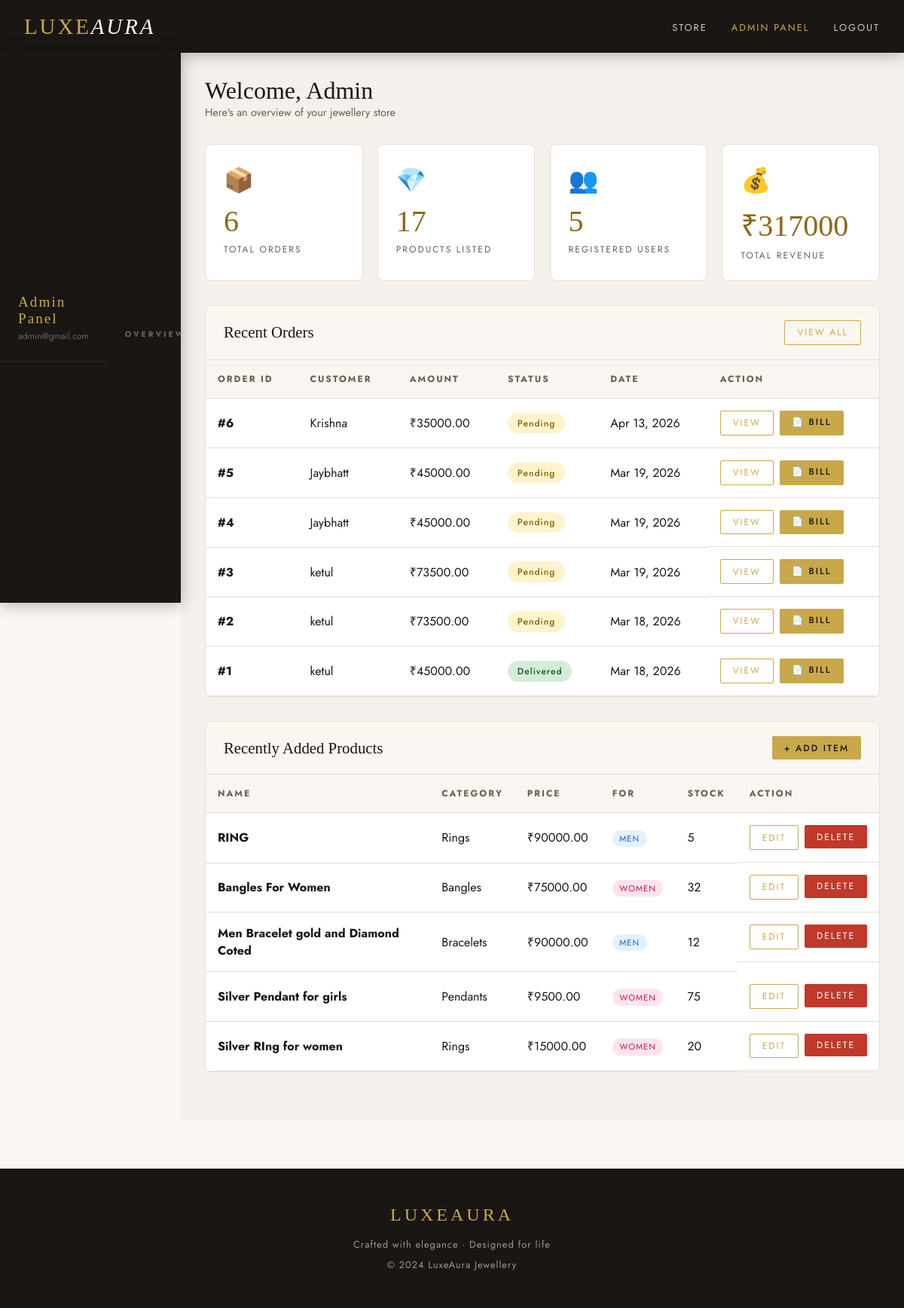
Page /admin-panel/ (signed in) on the committed database.
### store/models.py (models this page shows, shortened)
class Order(models.Model):
    STATUS_CHOICES = (
        ('Pending', 'Pending'),
        ('Shipped', 'Shipped'),
        ('Delivered', 'Delivered'),
    )
    user = models.ForeignKey(User, on_delete=models.CASCADE, related_name='orders')
    total_price = models.DecimalField(max_digits=10, decimal_places=2)
    address = models.TextField()
    status = models.CharField(max_length=20, choices=STATUS_CHOICES, default='Pending')
    payment_method = models.CharField(max_length=30, default='Demo Card')
    payment_id = models.CharField(max_length=30, blank=True, default='')
    created_at = models.DateTimeField(auto_now_add=True)

class Product(models.Model):
    FOR_WHOM_CHOICES = (
        ('Women', 'Women'),
        ('Men', 'Men'),
        ('Both', 'Both'),
    )
    name = models.CharField(max_length=255)
    category = models.ForeignKey(Category, on_delete=models.CASCADE, related_name='products')
    description = models.TextField()
    price = models.DecimalField(max_digits=10, decimal_places=2)
    image = models.ImageField(upload_to='products/', blank=True, null=True)
    stock = models.PositiveIntegerField(default=0)
    for_whom = models.CharField(max_length=10, choices=FOR_WHOM_CHOICES, default='Both')
    created_at = models.DateTimeField(auto_now_add=True)

class Category(models.Model):
    name = models.CharField(max_length=255)
    class Meta:
        verbose_name_plural = "Categories"

### store/views.py (the view)
    def wrapper(request, *args, **kwargs):
        if not request.user.is_authenticated:
            return redirect('login')
        if not request.user.is_staff:
            messages.error(request, 'Access denied. Admin only.')
            return redirect('home')
        return view_func(request, *args, **kwargs)

### store/views.py (called while the page is built)
def staff_required(view_func):
    def wrapper(request, *args, **kwargs):
        if not request.user.is_authenticated:
            return redirect('login')
        if not request.user.is_staff:
            messages.error(request, 'Access denied. Admin only.')
            return redirect('home')
        return view_func(request, *args, **kwargs)
    return wrapper

@staff_required
def admin_dashboard(request):
    total_orders = Order.objects.count()
    total_products = Product.objects.count()
    total_users = User.objects.filter(is_staff=False).count()
    total_revenue = Order.objects.aggregate(Sum('total_price'))['total_price__sum'] or 0
    recent_orders = Order.objects.order_by('-created_at')[:8]
    recent_products = Product.objects.order_by('-created_at')[:5]
    context = {
        'total_orders': total_orders, 'total_products': total_products,
        'total_users': total_users, 'total_revenue': total_revenue,
        'recent_orders': recent_orders, 'recent_products': recent_products,
    }
    return render(request, 'admin_dashboard.html', context)

### templates/admin_dashboard.html (shortened to what this page needs)
{% extends 'base.html' %}
{% block content %}
<div class="admin-layout">
    <nav class="admin-sidebar">
        <div style="padding: 0 1.5rem 1.5rem; border-bottom: 1px solid rgba(255,255,255,0.08);">
            <div style="font-family:'Cormorant Garamond',serif;font-size:1.2rem;color:var(--gold);letter-spacing:2px;">Admin Panel</div>
            <div style="font-size:0.75rem;color:#666;margin-top:0.2rem">{{ request.user.email }}</div>
        </div>
        <h4>Overview</h4>
    </nav>
    <div class="admin-main">
        <div class="admin-header">
            <h1>Welcome, Admin</h1>
            <p>Here's an overview of your jewellery store</p>
        </div>
        <div class="stats-grid">
            <div class="stat-card">
                <div class="stat-icon">📦</div>
                <div class="stat-num">{{ total_orders }}</div>
                <div class="stat-label">Total Orders</div>
            </div>
            <div class="stat-card">
                <div class="stat-icon">💎</div>
                <div class="stat-num">{{ total_products }}</div>
                <div class="stat-label">Products Listed</div>
            </div>
            <div class="stat-card">
                <div class="stat-icon">👥</div>
                <div class="stat-num">{{ total_users }}</div>
                <div class="stat-label">Registered Users</div>
            </div>
            <div class="stat-card">
                <div class="stat-icon">💰</div>
                <div class="stat-num">₹{{ total_revenue|floatformat:0 }}</div>
                <div class="stat-label">Total Revenue</div>
            </div>
        </div>
        <div class="admin-panel">
            <div class="admin-panel-header">
                <h2>Recent Orders</h2>
                <a href="{% url 'admin_orders' %}" class="btn btn-outline btn-sm">View All</a>
            </div>
            <div class="admin-panel-body" style="padding:0">
                {% if recent_orders %}
                <table class="table">
                    <thead>
                        <tr>
                            <th>Order ID</th>
                            <th>Customer</th>
                            <th>Amount</th>
                            <th>Status</th>
                            <th>Date</th>
                            <th>Action</th>
                        </tr>
                    </thead>
                    <tbody>
                        {% for order in recent_orders %}
                        <tr>
                            <td><strong>#{{ order.id }}</strong></td>
                            <td>{{ order.user.username }}</td>
                            <td>₹{{ order.total_price }}</td>
                            <td><span class="status-badge status-{{ order.status|lower }}">{{ order.status }}</span></td>
                            <td>{{ order.created_at|date:"M d, Y" }}</td>
                            <td class="action-row">
                                <a href="{% url 'admin_order_detail' order.id %}" class="btn btn-outline btn-sm">View</a>
                                <a href="{% url 'admin_download_bill' order.id %}" class="btn btn-gold btn-sm">📄 Bill</a>
                            </td>
                        </tr>
                        {% endfor %}
                    </tbody>
                </table>
                {% else %}
                <div style="text-align:center;padding:3rem;color:var(--mid)">No orders yet.</div>
                {% endif %}
            </div>
        </div>
        <div class="admin-panel">
            <div class="admin-panel-header">
                <h2>Recently Added Products</h2>
                <a href="{% url 'admin_add_product' %}" class="btn btn-gold btn-sm">+ Add Item</a>
            </div>
            <div class="admin-panel-body" style="padding:0">
                {% if recent_products %}
                <table class="table">
                    <thead>
                        <tr>
                            <th>Name</th>
                            <th>Category</th>
                            <th>Price</th>
                            <th>For</th>
                            <th>Stock</th>
                            <th>Action</th>
                        </tr>
                    </thead>
                    <tbody>
                        {% for product in recent_products %}
                        <tr>
                            <td><strong>{{ product.name }}</strong></td>
                            <td>{{ product.category.name }}</td>
                            <td>₹{{ product.price }}</td>
                            <td><span class="tag tag-{{ product.for_whom|lower }}">{{ product.for_whom }}</span></td>
                            <td>{{ product.stock }}</td>
                            <td class="action-row">
                                <a href="{% url 'admin_edit_product' product.id %}" class="btn btn-outline btn-sm">Edit</a>
                                <form method="POST" action="{% url 'admin_delete_product' product.id %}" onsubmit="return confirm('Delete this product?')">
                                    <button type="submit" class="btn btn-danger btn-sm">Delete</button>
                                </form>
                            </td>
                        </tr>
                        {% endfor %}
                    </tbody>
                </table>
                {% else %}
                <div style="text-align:center;padding:3rem;color:var(--mid)">No products yet. <a href="{% url 'admin_add_product' %}" style="color:var(--gold)">Add your first item →</a></div>
                {% endif %}
            </div>
        </div>
    </div>
</div>
{% endblock %}

### templates/base.html (style rules this page uses)
:root { --gold: #C9A84C; --gold-light: #E8C97A; --gold-dark: #8B6914; --cream: #FAF7F2; --dark: #1A1614; --charcoal: #2D2926; --mid: #6B5E52; --light-border: #E8DDD0; }
* { margin: 0; padding: 0; box-sizing: border-box; }
body { font-family: 'Jost', sans-serif; background: var(--cream); color: var(--dark); }
nav { background: var(--dark); padding: 0 2rem; display: flex; align-items: center; justify-content: space-between; height: 70px; position: sticky; top: 0; z-index: 1000; box-shadow: 0 2px 20px rgba(0,0,0,0.3); }
.btn { display: inline-block; padding: 0.75rem 2rem; font-size: 0.8rem; letter-spacing: 2px; text-transform: uppercase; font-family: 'Jost', sans-serif; cursor: pointer; border: none; text-decoration: none; transition: all 0.3s; border-radius: 2px; }
.btn-gold { background: var(--gold); color: var(--dark); font-weight: 500; }
.btn-outline { background: transparent; color: var(--gold); border: 1px solid var(--gold); }
.btn-danger { background: #c0392b; color: #fff; }
.btn-sm { padding: 0.4rem 1rem; font-size: 0.75rem; }
.tag { display: inline-block; padding: 0.2rem 0.6rem; font-size: 0.7rem; letter-spacing: 1px; text-transform: uppercase; border-radius: 20px; background: var(--light-border); color: var(--mid); }
.tag-women { background: #fce4ec; color: #c2185b; }
.tag-men { background: #e3f2fd; color: #1565c0; }
.table { width: 100%; border-collapse: collapse; }
.table th, .table td { padding: 1rem; text-align: left; border-bottom: 1px solid var(--light-border); }
.table th { font-size: 0.75rem; letter-spacing: 2px; text-transform: uppercase; color: var(--mid); background: #f9f5f0; }
.status-badge { display: inline-block; padding: 0.3rem 0.8rem; border-radius: 20px; font-size: 0.75rem; font-weight: 500; letter-spacing: 1px; }
.status-pending { background: #fff3cd; color: #856404; }
.status-delivered { background: #d4edda; color: #155724; }

### templates/admin_dashboard.html (style rules this page uses)
.admin-layout { display: grid; grid-template-columns: 240px 1fr; min-height: calc(100vh - 70px); }
.admin-sidebar { background: var(--dark); padding: 2rem 0; position: sticky; top: 70px; height: calc(100vh - 70px); overflow-y: auto; }
.admin-sidebar h4 { font-size: 0.65rem; letter-spacing: 3px; text-transform: uppercase; color: #666; padding: 0 1.5rem; margin: 1.5rem 0 0.5rem; }
.admin-main { padding: 2rem; background: #f4f1ec; }
.admin-header { margin-bottom: 2rem; }
.admin-header h1 { font-family: 'Cormorant Garamond', serif; font-size: 2rem; font-weight: 400; }
.admin-header p { color: var(--mid); font-size: 0.9rem; }
.stats-grid { display: grid; grid-template-columns: repeat(4, 1fr); gap: 1.2rem; margin-bottom: 2rem; }
.stat-card { background: #fff; border: 1px solid var(--light-border); border-radius: 8px; padding: 1.5rem; }
.stat-card .stat-num { font-family: 'Cormorant Garamond', serif; font-size: 2.5rem; font-weight: 400; color: var(--gold-dark); }
.stat-card .stat-label { font-size: 0.75rem; letter-spacing: 2px; text-transform: uppercase; color: var(--mid); margin-top: 0.3rem; }
.stat-card .stat-icon { font-size: 2rem; margin-bottom: 0.5rem; }
.admin-panel { background: #fff; border: 1px solid var(--light-border); border-radius: 8px; margin-bottom: 2rem; overflow: hidden; }
.admin-panel-header { padding: 1.2rem 1.5rem; border-bottom: 1px solid var(--light-border); display: flex; justify-content: space-between; align-items: center; background: #faf7f2; }
.admin-panel-header h2 { font-family: 'Cormorant Garamond', serif; font-size: 1.3rem; font-weight: 400; }
.admin-panel-body { padding: 1.5rem; }
.action-row { display: flex; gap: 0.5rem; }

### rows in the picture
Order: id "6", user.username "Krishna", total_price "35000.00", status "Pending", created_at "Apr 13, 2026"
Order: id "5", user.username "Jaybhatt", total_price "45000.00", status "Pending", created_at "Mar 19, 2026"
Order: id "4", user.username "Jaybhatt", total_price "45000.00", status "Pending", created_at "Mar 19, 2026"
Order: id "3", user.username "ketul", total_price "73500.00", status "Pending", created_at "Mar 19, 2026"
Order: id "2", user.username "ketul", total_price "73500.00", status "Pending", created_at "Mar 18, 2026"
Order: id "1", user.username "ketul", total_price "45000.00", status "Delivered", created_at "Mar 18, 2026"
Product: name "RING", category.name "Rings", price "90000.00", for_whom "MEN", stock "5"
Product: name "Bangles For Women", category.name "Bangles", price "75000.00", for_whom "WOMEN", stock "32"
Product: name "Men Bracelet gold and Diamond Coted", category.name "Bracelets", price "90000.00", for_whom "MEN", stock "12"
Product: name "Silver Pendant for girls", category.name "Pendants", price "9500.00", for_whom "WOMEN", stock "75"
Product: name "Silver RIng for women", category.name "Rings", price "15000.00", for_whom "WOMEN", stock "20"

### other values in the picture
{{ request.user.email }} "admin@gmail.com"
{{ total_orders }} "6"
{{ total_products }} "17"
{{ total_users }} "5"
{{ total_revenue|floatformat:0 }} "317000"
